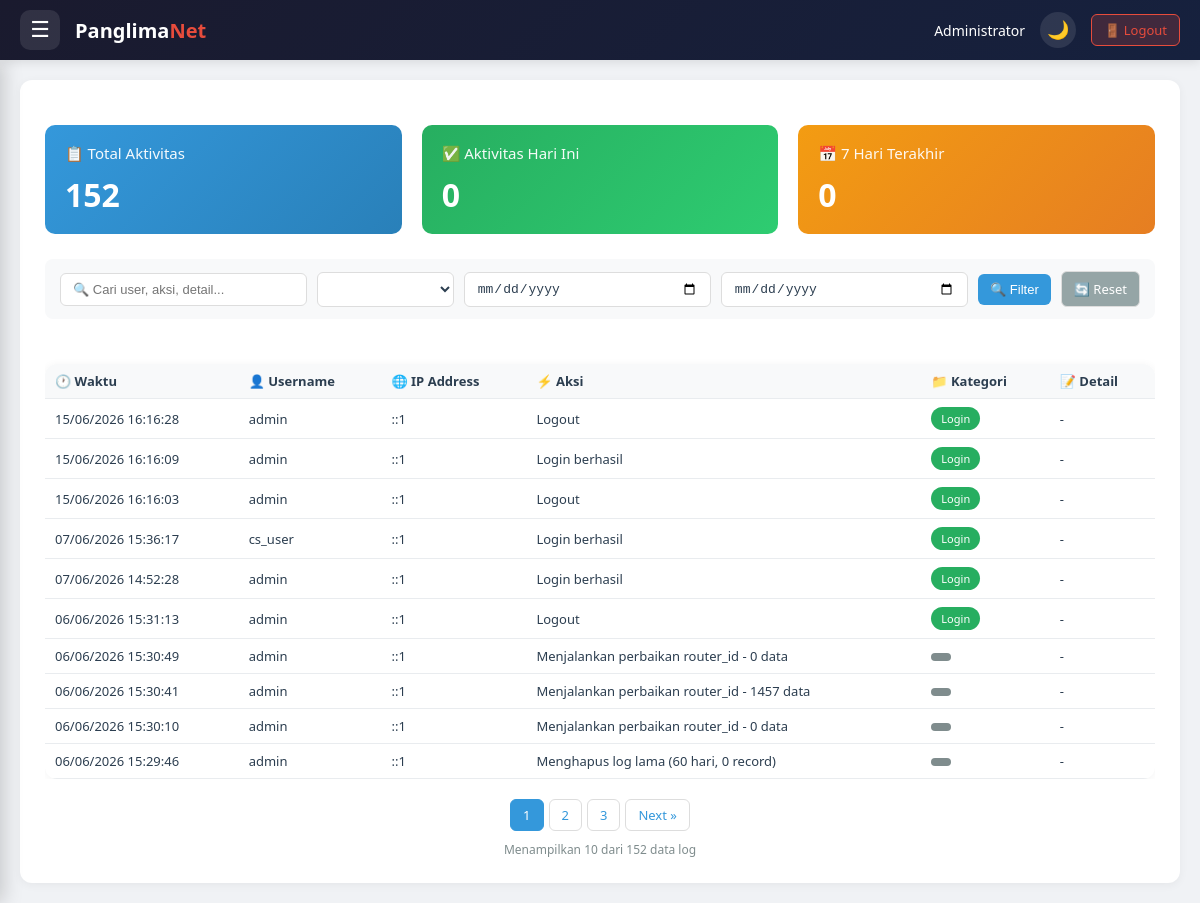
The app's page /index.php?page=log_cs (signed in) with its own data.
### tables this page shows
CREATE TABLE `log_aktivitas` (
  `id` int(11) NOT NULL,
  `username` varchar(50) NOT NULL,
  `ip_address` varchar(45) DEFAULT NULL,
  `aksi` varchar(255) NOT NULL,
  `kategori` enum('Login','Pencarian','Sync','Router','Akses','System') DEFAULT 'Akses',
  `detail` text DEFAULT NULL,
  `data_sebelum` text DEFAULT NULL,
  `data_sesudah` text DEFAULT NULL,
  `user_agent` text DEFAULT NULL,
  `created_at` datetime DEFAULT current_timestamp()
);

### index.php (called while the page is built, shortened)
<?php
include 'menu.php';
?>

### pages/log_cs.php (the view, shortened to what this page needs)
<?php
$currentUserRole = $_SESSION['role'] ?? 'cs_user';
$allowedUsernames = [];
if ($currentUserRole == 'cs_user') {
    $allowedUsernames = ['cs_user'];
    $roleLabel = 'CS';
    $roleColor = '#3498db';
}
elseif ($currentUserRole == 'admin') {
    $allowedUsernames = ['admin', 'cs_user'];
}
elseif ($currentUserRole == 'super_admin') {
    $allowedUsernames = [];
    $roleLabel = 'Super Admin';
    $roleColor = '#e74c3c';
}
else {
    $allowedUsernames = ['cs_user'];
    $roleLabel = 'CS';
    $roleColor = '#3498db';
}
$page = isset($_GET['page_num']) ? max(1, intval($_GET['page_num'])) : 1;
$perPage = 10;
$offset = ($page - 1) * $perPage;
$search = isset($_GET['search']) ? trim($_GET['search']) : '';
$kategori = isset($_GET['kategori']) ? $_GET['kategori'] : '';
$date_from = isset($_GET['date_from']) ? $_GET['date_from'] : '';
$date_to = isset($_GET['date_to']) ? $_GET['date_to'] : '';
$where = [];
$params = [];
if (!empty($allowedUsernames)) {
    $placeholders = implode(',', array_fill(0, count($allowedUsernames), '?'));
    $where[] = "username IN ($placeholders)";
    foreach ($allowedUsernames as $username) {
        $params[] = $username;
    }
}
$whereClause = $where ? "WHERE " . implode(" AND ", $where) : "";
$baseSql = "FROM log_aktivitas $whereClause";
$countStmt = $pdo->prepare("SELECT COUNT(*) as total $baseSql");
$countStmt->execute($params);
$total = $countStmt->fetch()['total'];
$totalPages = ceil($total / $perPage);
$sql = "SELECT * $baseSql ORDER BY created_at DESC LIMIT $offset, $perPage";
$stmt = $pdo->prepare($sql);
$stmt->execute($params);
$logs = $stmt->fetchAll();
$catConditions = [];
$catParams = [];
if (!empty($allowedUsernames)) {
    $placeholders = implode(',', array_fill(0, count($allowedUsernames), '?'));
    $catConditions[] = "username IN ($placeholders)";
    foreach ($allowedUsernames as $username) {
        $catParams[] = $username;
    }
}
$catConditions[] = "kategori IS NOT NULL";
$catWhereClause = !empty($catConditions) ? "WHERE " . implode(" AND ", $catConditions) : "";
$catSql = "SELECT DISTINCT kategori FROM log_aktivitas $catWhereClause ORDER BY kategori";
$catStmt = $pdo->prepare($catSql);
$catStmt->execute($catParams);
$categories = $catStmt->fetchAll();
if (!empty($allowedUsernames)) {
    $placeholders = implode(',', array_fill(0, count($allowedUsernames), '?'));
    $totalSql = "SELECT COUNT(*) as total FROM log_aktivitas WHERE username IN ($placeholders)";
    $totalParams = $allowedUsernames;
} else {
    $totalSql = "SELECT COUNT(*) as total FROM log_aktivitas";
    $totalParams = [];
}
$stmtTotal = $pdo->prepare($totalSql);
$stmtTotal->execute($totalParams);
$totalActivity = $stmtTotal->fetch()['total'];
if (!empty($allowedUsernames)) {
    $placeholders = implode(',', array_fill(0, count($allowedUsernames), '?'));
    $todaySql = "SELECT COUNT(*) as total FROM log_aktivitas WHERE username IN ($placeholders) AND DATE(created_at) = CURDATE()";
    $todayParams = $allowedUsernames;
} else {
    $todaySql = "SELECT COUNT(*) as total FROM log_aktivitas WHERE DATE(created_at) = CURDATE()";
    $todayParams = [];
}
$stmtToday = $pdo->prepare($todaySql);
$stmtToday->execute($todayParams);
$todayActivity = $stmtToday->fetch()['total'];
if (!empty($allowedUsernames)) {
    $placeholders = implode(',', array_fill(0, count($allowedUsernames), '?'));
    $weekSql = "SELECT COUNT(*) as total FROM log_aktivitas WHERE username IN ($placeholders) AND created_at >= DATE_SUB(NOW(), INTERVAL 7 DAY)";
    $weekParams = $allowedUsernames;
} else {
    $weekSql = "SELECT COUNT(*) as total FROM log_aktivitas WHERE created_at >= DATE_SUB(NOW(), INTERVAL 7 DAY)";
    $weekParams = [];
}
$stmtWeek = $pdo->prepare($weekSql);
$stmtWeek->execute($weekParams);
$weekActivity = $stmtWeek->fetch()['total'];
?>
<div class="stats-grid">
    <div class="stat-card" style="background: linear-gradient(135deg, #3498db, #2980b9);">
        <h4>📋 Total Aktivitas</h4>
        <div class="value"><?php echo number_format($totalActivity); ?></div>
    </div>
    <div class="stat-card" style="background: linear-gradient(135deg, #27ae60, #2ecc71);">
        <h4>✅ Aktivitas Hari Ini</h4>
        <div class="value"><?php echo number_format($todayActivity); ?></div>
    </div>
    <div class="stat-card" style="background: linear-gradient(135deg, #f39c12, #e67e22);">
        <h4>📅 7 Hari Terakhir</h4>
        <div class="value"><?php echo number_format($weekActivity); ?></div>
    </div>
</div>
<form method="GET" class="filter-bar">
    <input type="text" name="search" placeholder="🔍 Cari user, aksi, detail..." value="<?php echo htmlspecialchars($search); ?>">
    <select name="kategori">
        <?php foreach ($categories as $cat): ?>
        <option value="<?php echo htmlspecialchars($cat['kategori']); ?>" <?php echo $kategori == $cat['kategori'] ? 'selected' : ''; ?>>
        </option>
        <?php endforeach; ?>
    </select>
    <input type="date" name="date_from" value="<?php echo htmlspecialchars($date_from); ?>" placeholder="📅 Dari tanggal">
    <input type="date" name="date_to" value="<?php echo htmlspecialchars($date_to); ?>" placeholder="📅 Sampai tanggal">
    <button type="submit" class="btn-primary">🔍 Filter</button>
    <a href="?page=log_cs" class="btn-warning">🔄 Reset</a>
</form>
<div style="overflow-x: auto;">
    <table class="data-table">
        <thead>
            <tr>
                <th>🕐 Waktu</th>
                <th>👤 Username</th>
                <th>🌐 IP Address</th>
                <th>⚡ Aksi</th>
                <th>📁 Kategori</th>
                <th>📝 Detail</th>
            </tr>
        </thead>
        <tbody>
            <?php foreach ($logs as $log): ?>
            <tr>
                <td><?php echo date('d/m/Y H:i:s', strtotime($log['created_at'])); ?></td>
                <td><?php echo htmlspecialchars($log['username']); ?></td>
                <td><?php echo htmlspecialchars($log['ip_address']); ?></div>
                <td><?php echo htmlspecialchars($log['aksi']); ?></div>
                <td>
                    <span class="badge" style="background: <?php
                        $colors = ['Login' => '#27ae60', 'Pencarian' => '#3498db', 'Sync' => '#f39c12', 'Router' => '#9b59b6', 'Akses' => '#1abc9c', 'System' => '#95a5a6'];
                        echo $colors[$log['kategori']] ?? '#7f8c8d';
                    ?>; color:white;">
                        <?php echo htmlspecialchars($log['kategori']); ?>
                    </span>
                </div>
                <td><?php echo htmlspecialchars($log['detail'] ?? '-'); ?></div>
            </tr>
            <?php endforeach; ?>
<?php if ($totalPages > 1): ?>
<div class="pagination">
    <?php
    $start = max(1, $page - 2);
    $end = min($totalPages, $page + 2);
    for ($i = $start; $i <= $end; $i++):
    ?>
        <?php if ($i == $page): ?>
        <span class="active"><?php echo $i; ?></span>
        <?php else: ?>
        <a href="?page=log_cs&page_num=<?php echo $i; ?>&search=<?php echo urlencode($search); ?>&kategori=<?php echo urlencode($kategori); ?>&date_from=<?php echo urlencode($date_from); ?>&date_to=<?php echo urlencode($date_to); ?>"><?php echo $i; ?></a>
        <?php endif; ?>
    <?php endfor; ?>
    <?php if ($page < $totalPages): ?>
    <a href="?page=log_cs&page_num=<?php echo $page+1; ?>&search=<?php echo urlencode($search); ?>&kategori=<?php echo urlencode($kategori); ?>&date_from=<?php echo urlencode($date_from); ?>&date_to=<?php echo urlencode($date_to); ?>">Next »</a>
    <?php endif; ?>
</div>
<div class="data-info">
    Menampilkan <?php echo count($logs); ?> dari <?php echo number_format($total); ?> data log
</div>
<?php endif; ?>

### menu.php (shortened to what this page needs)
<?php
$activeMenu = isset($_GET['page']) ? $_GET['page'] : 'dashboard';
$role = $_SESSION['role'] ?? 'cs_user';
?>
<!DOCTYPE html>
<html lang="id">
<head>
</head>
<body>
<div class="fixed-header">
    <div class="logo-area">
        <button class="menu-toggle-btn" id="menuToggleBtn">☰</button>
        <div class="logo">Panglima<span>Net</span></div>
    </div>
    <div class="user-info">
        <div class="user-name">
            <span><?php echo htmlspecialchars($_SESSION['full_name'] ?? $_SESSION['username']); ?></span>
        </div>
        <button id="themeToggleBtn" class="theme-toggle-btn" aria-label="Toggle dark/light mode">
            <span class="theme-icon">🌙</span>
        </button>
        <a href="logout.php" class="logout-btn">🚪 Logout</a>
    </div>
</div>
<div class="main-content" id="mainContent">
    <div class="content-card">
        <?php
        $allowedPages = [];
        if ($role == 'super_admin') {
            $allowedPages = ['dashboard', 'manage_router', 'manage_user', 'performa_cs', 'log_cs', 'tools', 'import_csv'];
        } elseif ($role == 'admin') {
            $allowedPages = ['dashboard', 'manage_user', 'performa_cs', 'log_cs', 'tools', 'import_csv'];
        } else {
            $allowedPages = ['dashboard', 'log_cs'];
        }
        if (in_array($activeMenu, $allowedPages)) {
            $pageFile = 'pages/' . $activeMenu . '.php';
            if (file_exists($pageFile)) {
                include $pageFile;
            } else {
                include 'pages/dashboard.php';
            }
        }
        ?>
</body>
</html>

### menu.php (style rules this page uses)
* { margin: 0; padding: 0; box-sizing: border-box; }
:root { --bg-body: #f0f2f5; --bg-header: linear-gradient(135deg, #1a1a2e 0%, #16213e 100%); --bg-menu: linear-gradient(180deg, #1a1a2e 0%, #16213e 100%); --bg-card: #ffffff; --text-primary: #2c3e50; --text-secondary: #666666; --border-color: #eeeeee; --table-header-bg: #f8f9fa; --table-row-hover: #f8f9fa; --btn-primary-bg: #3498db; --btn-primary-hover: #2980b9; --btn-danger-bg: #e74c3c; --btn-warning-bg: #f39c12; --modal-bg: #ffffff; --shadow-color: rgba(0,0,0,0.05); --menu-text: rgba(255,255,255,0.8); --menu-text-hover: white; --menu-active-bg: rgba(231,76,60,0.2); --header-text: white; }
body { font-family: 'Segoe UI', Tahoma, Geneva, Verdana, sans-serif; background: var(--bg-body); overflow-x: hidden; transition: background 0.3s ease; }
.fixed-header { position: fixed; top: 0; left: 0; right: 0; height: 60px; background: var(--bg-header); color: var(--header-text); display: flex; align-items: center; justify-content: space-between; padding: 0 20px; z-index: 1000; box-shadow: 0 2px 10px rgba(0,0,0,0.1); transition: background 0.3s ease; }
.logo-area { display: flex; align-items: center; gap: 15px; }
.menu-toggle-btn { background: rgba(255,255,255,0.1); border: none; color: white; width: 40px; height: 40px; border-radius: 10px; cursor: pointer; font-size: 22px; display: flex; align-items: center; justify-content: center; transition: all 0.3s ease; z-index: 1002; }
.logo { font-size: 20px; font-weight: bold; }
.logo span { color: #e74c3c; }
.user-info { display: flex; align-items: center; gap: 15px; }
.user-name { font-size: 14px; display: flex; align-items: center; gap: 8px; }
.logout-btn { background: rgba(231,76,60,0.2); border: 1px solid #e74c3c; color: #e74c3c; padding: 6px 12px; border-radius: 6px; text-decoration: none; font-size: 13px; transition: all 0.3s; }
.theme-toggle-btn { background: rgba(255,255,255,0.1); border: none; width: 36px; height: 36px; border-radius: 50%; cursor: pointer; font-size: 18px; display: flex; align-items: center; justify-content: center; transition: all 0.3s ease; }
.main-content { margin-top: 60px; padding: 20px; transition: all 0.3s ease; }
.content-card { background: var(--bg-card); border-radius: 12px; padding: 25px; box-shadow: 0 2px 10px var(--shadow-color); max-width: 1400px; margin: 0 auto; transition: background 0.3s ease, box-shadow 0.3s ease; }
.stats-grid { display: grid; grid-template-columns: repeat(auto-fit, minmax(240px, 1fr)); gap: 20px; margin: 20px 0; }
.stat-card { background: linear-gradient(135deg, #667eea 0%, #764ba2 100%); color: white; padding: 20px; border-radius: 12px; transition: transform 0.3s; }
.stat-card h4 { font-size: 14px; opacity: 0.9; margin-bottom: 10px; }
.stat-card .value { font-size: 32px; font-weight: bold; }
.data-table { width: 100%; border-collapse: collapse; margin-top: 20px; }
.data-table th, .data-table td { padding: 12px; text-align: left; border-bottom: 1px solid var(--border-color); color: var(--text-primary); }
.data-table th { background: var(--table-header-bg); font-weight: 600; color: var(--text-primary); }
.btn-primary { background: var(--btn-primary-bg); color: white; }
.btn-warning { background: var(--btn-warning-bg); color: white; }
.filter-bar { margin-bottom: 20px; display: flex; gap: 10px; flex-wrap: wrap; }
.filter-bar input, .filter-bar select { padding: 10px; border: 1px solid var(--border-color); border-radius: 6px; flex: 1; min-width: 150px; background: var(--bg-card); color: var(--text-primary); }
.pagination { margin-top: 20px; display: flex; justify-content: center; gap: 5px; flex-wrap: wrap; }
.pagination a, .pagination span { padding: 8px 12px; border: 1px solid var(--border-color); border-radius: 4px; text-decoration: none; color: var(--text-primary); }
.pagination .active { background: #667eea; color: white; border-color: #667eea; }

### records on screen
log_aktivitas: created_at "15/06/2026 16:16:28", username "admin", ip_address "::1", aksi "Logout", kategori "Login", detail "-"
log_aktivitas: created_at "15/06/2026 16:16:09", username "admin", ip_address "::1", aksi "Login berhasil", kategori "Login", detail "-"
log_aktivitas: created_at "15/06/2026 16:16:03", username "admin", ip_address "::1", aksi "Logout", kategori "Login", detail "-"
log_aktivitas: created_at "07/06/2026 15:36:17", username "cs_user", ip_address "::1", aksi "Login berhasil", kategori "Login", detail "-"
log_aktivitas: created_at "07/06/2026 14:52:28", username "admin", ip_address "::1", aksi "Login berhasil", kategori "Login", detail "-"
log_aktivitas: created_at "06/06/2026 15:31:13", username "admin", ip_address "::1", aksi "Logout", kategori "Login", detail "-"
log_aktivitas: created_at "06/06/2026 15:30:49", username "admin", ip_address "::1", aksi "Menjalankan perbaikan router_id - 0 data", detail "-"
log_aktivitas: created_at "06/06/2026 15:30:41", username "admin", ip_address "::1", aksi "Menjalankan perbaikan router_id - 1457 data", detail "-"
log_aktivitas: created_at "06/06/2026 15:30:10", username "admin", ip_address "::1", aksi "Menjalankan perbaikan router_id - 0 data", detail "-"
log_aktivitas: created_at "06/06/2026 15:29:46", username "admin", ip_address "::1", aksi "Menghapus log lama (60 hari, 0 record)", detail "-"

### other values on screen
$_SESSION['full_name'] "Administrator"
$totalActivity "152"
$todayActivity "0"
$weekActivity "0"
count($logs) "10"
$total "152"
